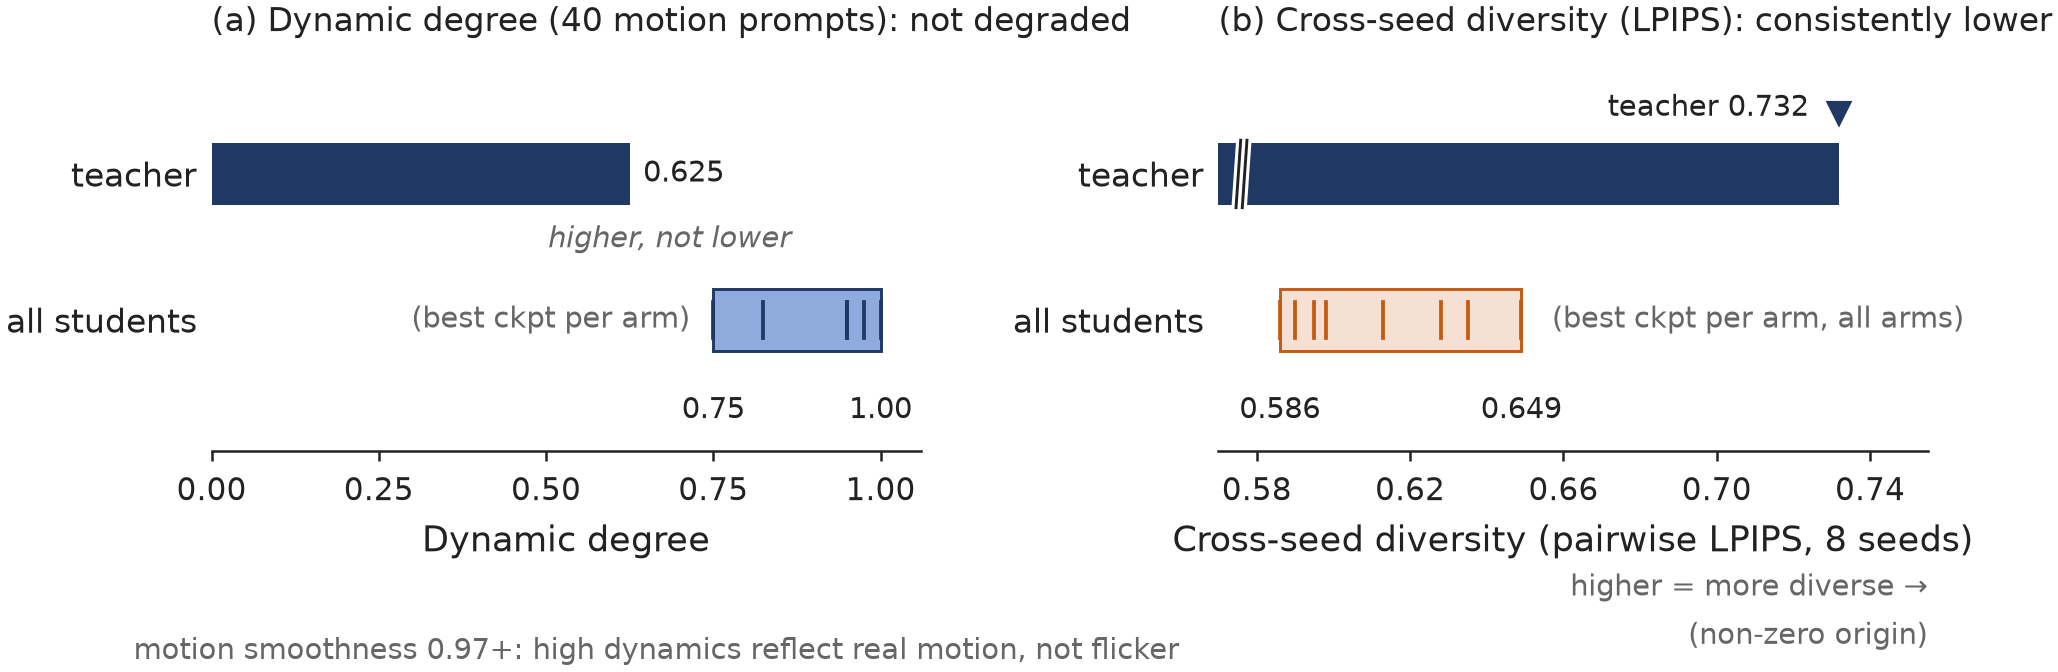

Source code (Python):
"""F3: degradation audit panels — dynamic degree not degraded (a),
cross-seed diversity consistently lower (b).

Every plotted number is transcribed verbatim from frozen local sources
(final arbiter = 2026-07-20 G2 table; cross-checked against 2026-07-14 E0 note;
band matches report §6.1 text: every 4-step student, the ablation arms, and
the 8-step intermediate):
  teacher DD_clean 0.625, diversity 0.732:
      experiments/results/2026-07-20-g2-relay-vs-direct-final.md, table line 12
  student champion ckpts (best-of-sweep per arm), same table lines 13-17:
      E1a@1000  DD 0.750  div 0.635
      W7@500    DD 0.825  div 0.598
      W7@1000   DD 1.000  div 0.613
      E1b@500   DD 0.975  div 0.628
      W1@1000   DD 0.950  div 0.649
  ablation arms + 8-step intermediate (revision 2026-07-28):
      E2a@2000 (GAN-off champion)      div 0.5860  — 2026-07-24 note L12
      E2b@500  (indep-pairing champion) div 0.590   — 2026-07-25 note L9
      W5@2500  (8-step intermediate)   DD 0.950  div 0.5949 — 2026-07-14 L19/L75
  motion-smoothness footnote (0.97+): 2026-07-14-e0-full-table-g1.md line 79
      ("motion_smoothness 全员 0.970-0.987")
"""
import matplotlib.pyplot as plt
from figstyle import (NAVY, NAVY_SOFT, ORANGE, GRAY, INK, ORANGE_TINT,
                      FULL_W, apply_style, save, nonzero_note, axis_break)

OUT = "/Users/x3y/Desktop/ChenQingzhan-DMD-distillation/figures"

TEACHER_DD = 0.625          # 07-20 L12
STUDENT_DD = [0.750, 0.825, 1.000, 0.975, 0.950,   # 07-20 L13-17
              0.950]                               # W5@2500, 07-14 L75
TEACHER_DIV = 0.732         # 07-20 L12
STUDENT_DIV = [0.635, 0.598, 0.613, 0.628, 0.649,  # 07-20 L13-17
               0.5860, 0.590, 0.5949]              # E2a 07-24 L12 / E2b 07-25 L9 / W5 07-14 L19

ROW_T, ROW_S = 1.0, 0.0
BAR_H = 0.42


def band(ax, lo, hi, members, face, edge, tick_color):
    ax.barh(ROW_S, hi - lo, left=lo, height=BAR_H, color=face,
            edgecolor=edge, linewidth=0.7, zorder=3)
    for m in members:
        ax.plot([m, m], [ROW_S - 0.30 * BAR_H, ROW_S + 0.30 * BAR_H],
                color=tick_color, lw=0.9, zorder=4)


def rowsetup(ax):
    ax.set_yticks([ROW_T, ROW_S])
    ax.set_yticklabels(["teacher", "all students"], fontsize=8)
    ax.set_ylim(-0.9, 1.75)
    ax.tick_params(axis="y", length=0)
    ax.spines["left"].set_visible(False)


def main():
    apply_style()
    fig, (ax_a, ax_b) = plt.subplots(
        1, 2, figsize=(FULL_W, 2.35), gridspec_kw={"wspace": 0.42})

    # ---------------- (a) dynamic degree: zero-origin axis ----------------
    ax_a.barh(ROW_T, TEACHER_DD, height=BAR_H, color=NAVY, zorder=3)
    ax_a.text(TEACHER_DD + 0.02, ROW_T, "0.625", fontsize=7, color=INK,
              ha="left", va="center")
    band(ax_a, min(STUDENT_DD), max(STUDENT_DD), STUDENT_DD,
         face=NAVY_SOFT, edge=NAVY, tick_color=NAVY)
    ax_a.text(min(STUDENT_DD), ROW_S - 0.52, "0.75", fontsize=7, color=INK,
              ha="center", va="top")
    ax_a.text(max(STUDENT_DD), ROW_S - 0.52, "1.00", fontsize=7, color=INK,
              ha="center", va="top")
    ax_a.text(0.715, ROW_S, "(best ckpt per arm)", fontsize=7, color=GRAY,
              ha="right", va="center")
    ax_a.annotate("higher, not lower", xy=(0.685, 0.55), fontsize=7,
                  color=GRAY, ha="center", va="center", style="italic")
    ax_a.set_xlim(0, 1.06)
    ax_a.set_xticks([0, 0.25, 0.50, 0.75, 1.00])
    ax_a.set_xlabel("Dynamic degree")
    ax_a.set_title("(a) Dynamic degree (40 motion prompts): not degraded",
                   loc="left", fontsize=8, pad=8)
    rowsetup(ax_a)
    fig.text(0.065, 0.015, "motion smoothness 0.97+: high dynamics reflect "
             "real motion, not flicker", fontsize=7, color=GRAY)

    # ------------- (b) diversity: magnified non-zero axis -----------------
    XLO, XHI = 0.57, 0.755
    ax_b.barh(ROW_T, TEACHER_DIV - XLO, left=XLO, height=BAR_H, color=NAVY,
              zorder=3)
    ax_b.plot([TEACHER_DIV], [ROW_T + 0.42], marker="v", ms=5, color=NAVY,
              zorder=5, clip_on=False)
    ax_b.text(TEACHER_DIV - 0.008, ROW_T + 0.45, "teacher 0.732", fontsize=7,
              color=INK, ha="right", va="center")
    axis_break(ax_b, XLO + 0.006, ROW_T, BAR_H)
    # ORANGE band: the one orange data highlight = main degradation axis
    band(ax_b, min(STUDENT_DIV), max(STUDENT_DIV), STUDENT_DIV,
         face=ORANGE_TINT, edge=ORANGE, tick_color=ORANGE)
    ax_b.text(min(STUDENT_DIV), ROW_S - 0.52, "0.586", fontsize=7, color=INK,
              ha="center", va="top")
    ax_b.text(max(STUDENT_DIV), ROW_S - 0.52, "0.649", fontsize=7, color=INK,
              ha="center", va="top")
    ax_b.text(0.657, ROW_S, "(best ckpt per arm, all arms)", fontsize=7,
              color=GRAY, ha="left", va="center")
    ax_b.set_xlim(XLO, XHI)
    ax_b.set_xticks([0.58, 0.62, 0.66, 0.70, 0.74])
    ax_b.set_xlabel("Cross-seed diversity (pairwise LPIPS, 8 seeds)")
    ax_b.set_title("(b) Cross-seed diversity (LPIPS): consistently lower",
                   loc="left", fontsize=8, pad=8)
    rowsetup(ax_b)
    ax_b.annotate("higher = more diverse →", xy=(1.0, -0.315),
                  xycoords="axes fraction", fontsize=7, color=GRAY,
                  ha="right", va="top", annotation_clip=False)
    nonzero_note(ax_b, axis="x", loc=(1.0, -0.44))

    fig.subplots_adjust(left=0.105, right=0.985, top=0.86, bottom=0.31)
    save(fig, "fig3_dd_diversity_panels", OUT)


if __name__ == "__main__":
    main()
